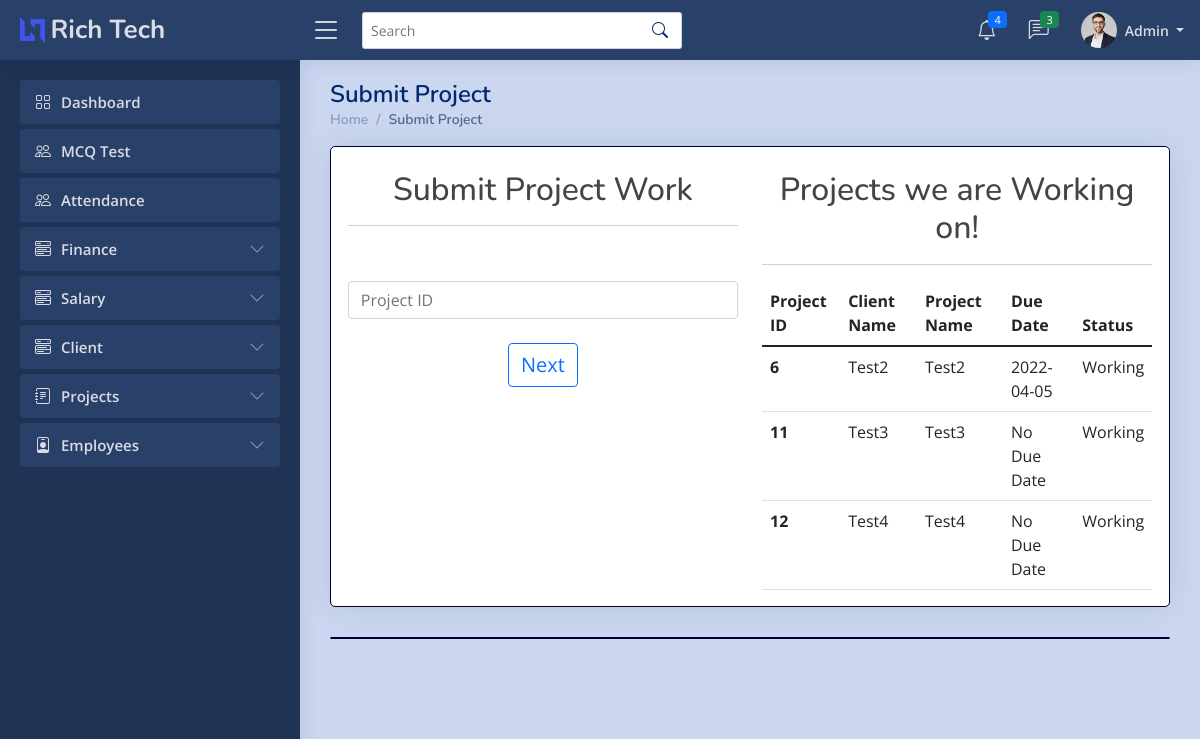
The app's page /admin/change_status.php (signed in), older data.
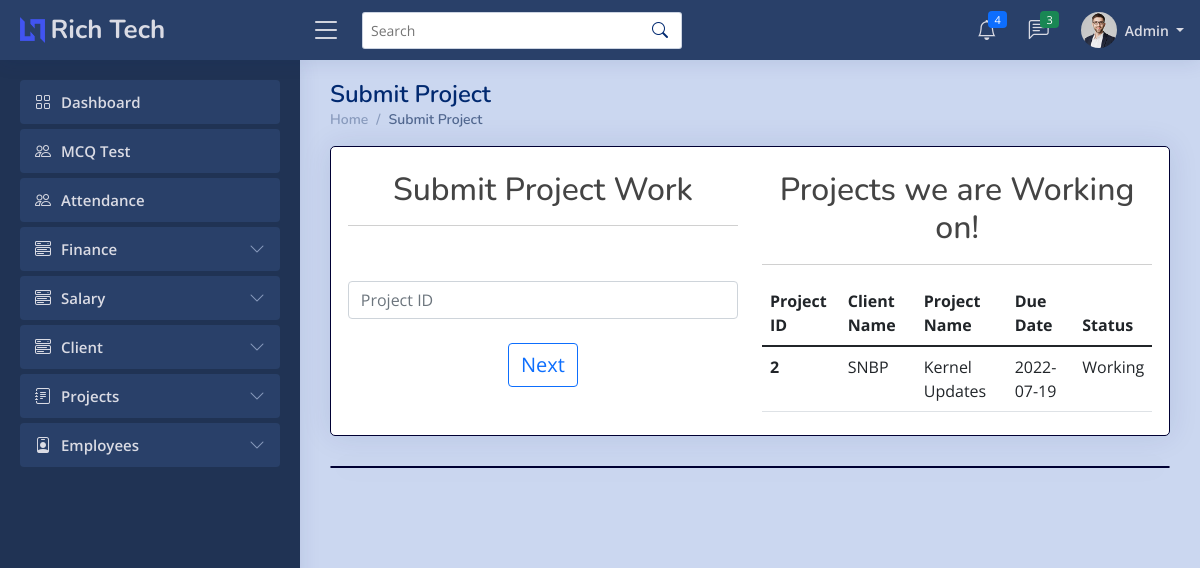
The same page, newer data.
### tables this page shows
CREATE TABLE `clientt` (
  `Id` int(7) NOT NULL,
  `cname` varchar(255) NOT NULL,
  `pname` varchar(255) NOT NULL,
  `mobile` varchar(255) NOT NULL,
  `email` varchar(255) NOT NULL,
  `aaddress` varchar(10000) NOT NULL,
  `pdate` date NOT NULL,
  `ddate` date NOT NULL,
  `descrip` longtext NOT NULL,
  `pstatus` varchar(20) NOT NULL,
  `cdate` date DEFAULT NULL,
  `charges` int(7) NOT NULL,
  `received` date DEFAULT NULL
);

### admin/change_status.php (the view, shortened to what the changed rows need)
<?php
    if ($_SESSION['erole']=="admin"){
    ?>
<!DOCTYPE html>
<html lang="en">
    <head>
        <link href="../assets/vendor/bootstrap/css/bootstrap.min.css" rel="stylesheet">
        <link rel="stylesheet" href="../assets/vendor/bootstrap-icons/bootstrap-icons.css?v=<?php echo time(); ?>">
        <link href="../assets/vendor/boxicons/css/boxicons.min.css" rel="stylesheet">
        <link href="../assets/vendor/quill/quill.snow.css" rel="stylesheet">
        <link href="../assets/vendor/quill/quill.bubble.css" rel="stylesheet">
        <link href="../assets/vendor/remixicon/remixicon.css" rel="stylesheet">
        <link href="../assets/vendor/simple-datatables/style.css" rel="stylesheet">
        <link rel="stylesheet" href="../assets/css/style.css?v=<?php echo time(); ?>">
    </head>
    <body>
        <main id="main" class="main">
            <div class="pagetitle">
                <h1>Submit Project</h1>
            </div>
            <section class="section dashboard">
                <div class="card" style="padding-left: 2%; padding-right: 2%">
                    <br>
                    <div class="row">
                        <div class="col-md-6">
                            <center>
                                <h2>Submit Project Work</h2>
                            </center>
                        </div>
                        <div class="col-md-6">
                            <center>
                                <h2>Projects we are Working on!</h2>
                            </center>
                        </div>
                    </div>
                    <div class="row">
                        <div class="col-md-6">
                            <?php
                                include '../imports/config.php';
                                $conn=mysqli_connect($server_name,$username,$password,$database_name);
                                $sql_query = "SELECT * from clientt where pstatus='Working'";
                                $records = mysqli_query($conn, $sql_query);
                                echo '<table class="table table-hover">';
                                    echo '<thead class="thead-dark">';
                                        echo '<tr>';
                                        echo '<th scope="col">Project ID</th>';
                                        echo '<th scope="col">Client Name</th>';
                                        echo '<th scope="col">Project Name</th>';
                                        echo '<th scope="col">Due Date</th>';
                                        echo '<th scope="col">Status</th>';
                                        echo '</tr>';
                                    echo '</thead>';
                                    echo '<tbody>';
                                    while($data = mysqli_fetch_array($records)){
                                        $n=$data['Id'];
                                        $cname=$data['cname'];
                                        $pname=$data['pname'];
                                        $ddate=$data['ddate'];
                                        $status=$data['pstatus'];
                                        if($ddate=="0000-00-00"){
                                            $ddate="No Due Date";
                                        }
                                        echo '<tr>
                                                <th scope="row">'.$n.'</th>
                                                <td>'.$cname.'</td>
                                                <td>'.$pname.'</td>
                                                <td>'.$ddate.'</td>
                                                <td>'.$status.'</td>
                                                </tr>';
                                    }
                                    echo '</tbody>
                                    </table>';
                                ?>
                        </div>
                    </div>
                </div>
            </section>
        </main>
    </body>
</html>
<?php
    }
    else{
    ob_start();
    header('Location: '.'../index.php');
    ob_end_flush();
    die();
    }
?>

Row changes from the older to the newer data that the page shows:
removed clientt: Id "6", cname "Test2", pname "Test2", ddate "2022-04-05", pstatus "Working"
removed clientt: Id "11", cname "Test3", pname "Test3", ddate "No Due Date", pstatus "Working"
removed clientt: Id "12", cname "Test4", pname "Test4", ddate "No Due Date", pstatus "Working"
now on this page (row edited): clientt: Id "2", cname "SNBP", pname "Kernel Updates", ddate "2022-07-19", pstatus "Working"
